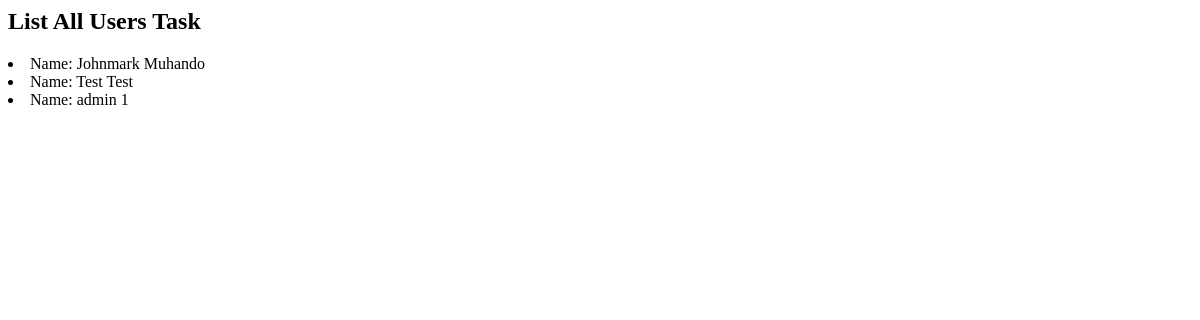
The page /users/list-users/ on the database as committed earlier.
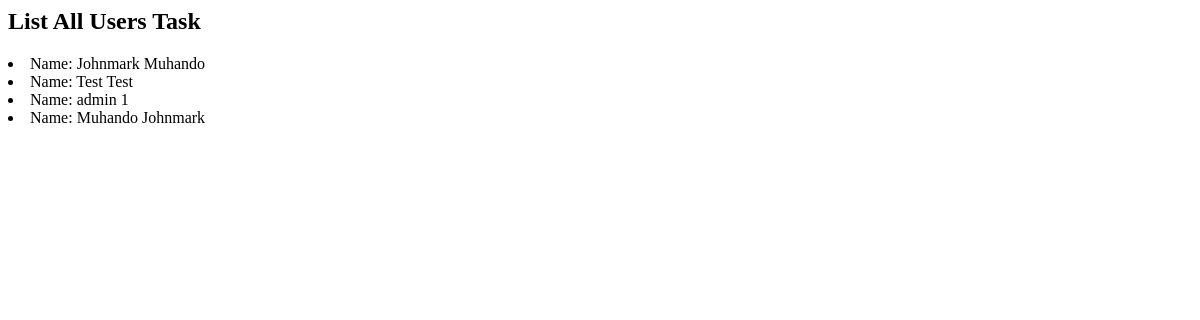
The same page on the database as committed later.
### users/models.py (models this page shows)
class CustomUser(AbstractUser):
    email = models.EmailField(unique=True)
    bio = models.TextField(blank=True)
    USERNAME_FIELD = "email"
    REQUIRED_FIELDS = []
    def __str__(self):
        return f"Name: { self.first_name } { self.last_name }"

### users/views.py (the view)
# urls.py: path("list-users/", views.list_users, name="list-users"),
def list_users(request):
    users = User.objects.all()
    for user in users:
        print(user)
    return render(request, "registration/list_users.html", { "users": users })

### users/templates/registration/list_users.html (shortened to what this page needs)
{% extends "../base.html" %}
{% block header %}List All Users{% endblock %}
{% block content %}
{% for user in users %}
<li>
{{ user }}
</li>
{% endfor %}
{% endblock %}

Rows that differ between the two databases and show on the page:
added CustomUser: first_name+last_name "Name: Muhando Johnmark"
